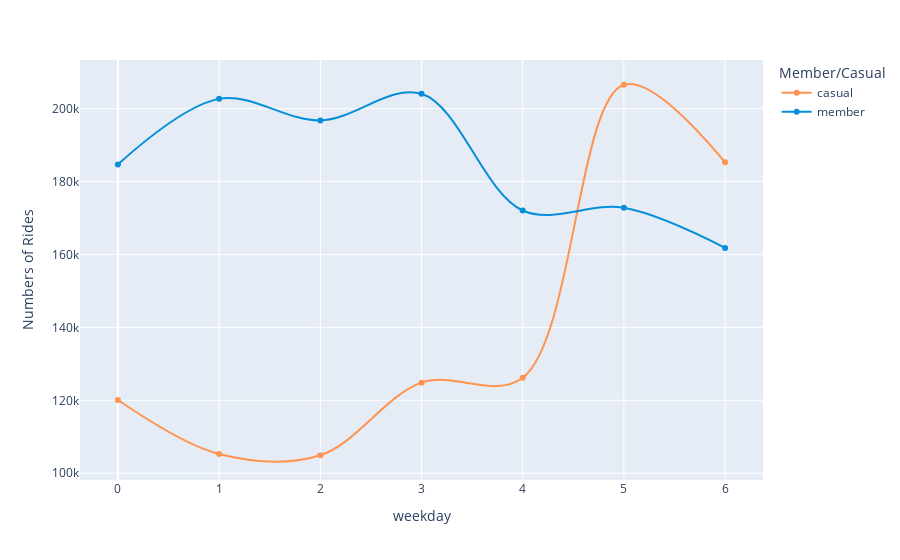

Source (notebook cell):
### Code cell
fig_weekday = df1.groupby(['weekday', 'member_casual'], as_index=False).count()

fig_weekday = px.line(fig_weekday, x = 'weekday', y = 'ride_id',
                 color = 'member_casual',
                 line_shape = 'spline',
                 markers=True,
                 labels = {'ride_id': 'Numbers of Rides', 'hour': 'A day', 'member_casual': 'Member/Casual'},
                 color_discrete_map = {'casual': '#FF934F', 'member': '#058ED9'})
fig_weekday.update_xaxes(dtick=1)
fig_weekday.show()

### Figure 1 — Plotly figure (JSON) as saved in the notebook; plotly's stock layout.template omitted (floating-point values rounded to 4 significant figures)
{"data": [{"hovertemplate": "Member/Casual=casual<br>weekday=%{x}<br>Numbers of Rides=%{y}<extra></extra>", "legendgroup": "casual", "line": {"color": "#FF934F", "dash": "solid", "shape": "spline"}, "marker": {"symbol": "circle"}, "mode": "markers+lines", "name": "casual", "orientation": "v", "showlegend": true, "type": "scatter", "x": [0, 1, 2, 3, 4, 5, 6], "xaxis": "x", "y": [120097, 105256, 104935, 124857, 126178, 206571, 185294], "yaxis": "y"}, {"hovertemplate": "Member/Casual=member<br>weekday=%{x}<br>Numbers of Rides=%{y}<extra></extra>", "legendgroup": "member", "line": {"color": "#058ED9", "dash": "solid", "shape": "spline"}, "marker": {"symbol": "circle"}, "mode": "markers+lines", "name": "member", "orientation": "v", "showlegend": true, "type": "scatter", "x": [0, 1, 2, 3, 4, 5, 6], "xaxis": "x", "y": [184728, 202700, 196789, 204086, 172080, 172805, 161816], "yaxis": "y"}], "layout": {"legend": {"title": {"text": "Member/Casual"}, "tracegroupgap": 0}, "margin": {"t": 60}, "xaxis": {"anchor": "y", "domain": [0, 1], "dtick": 1, "title": {"text": "weekday"}}, "yaxis": {"anchor": "x", "domain": [0, 1], "title": {"text": "Numbers of Rides"}}}}
